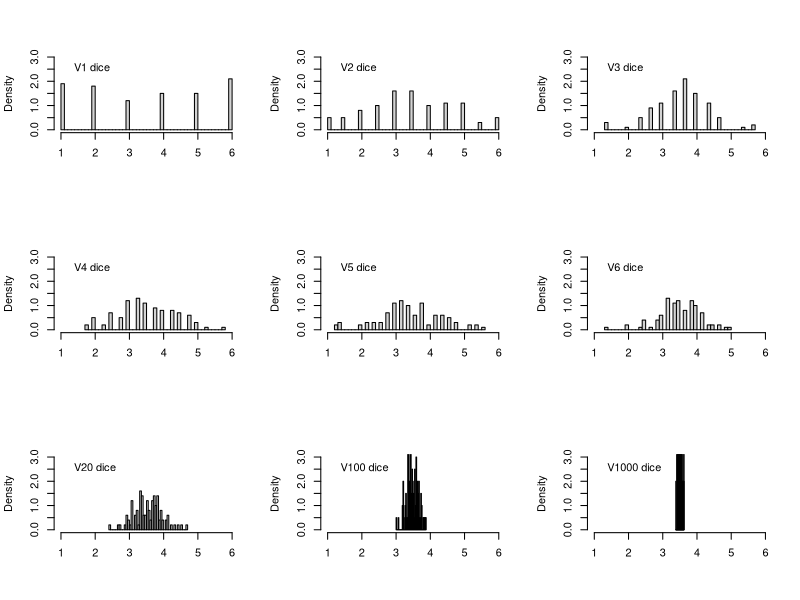
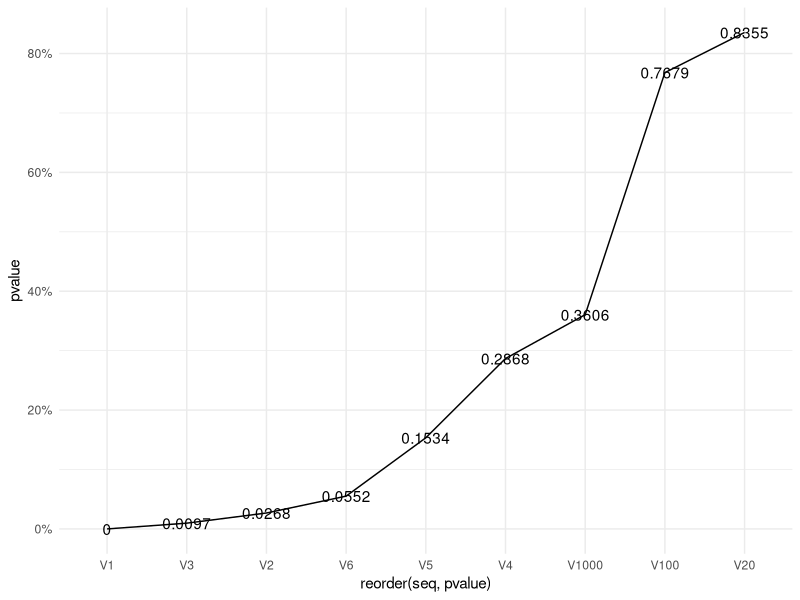
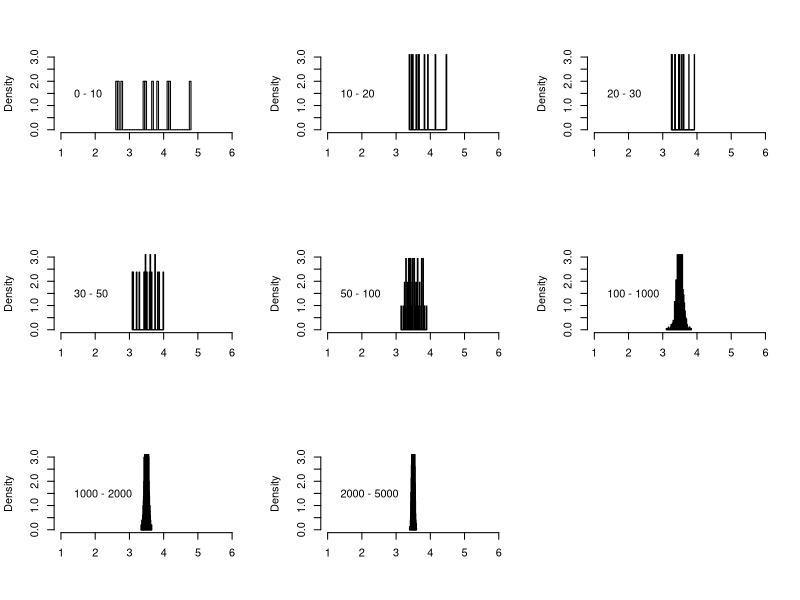
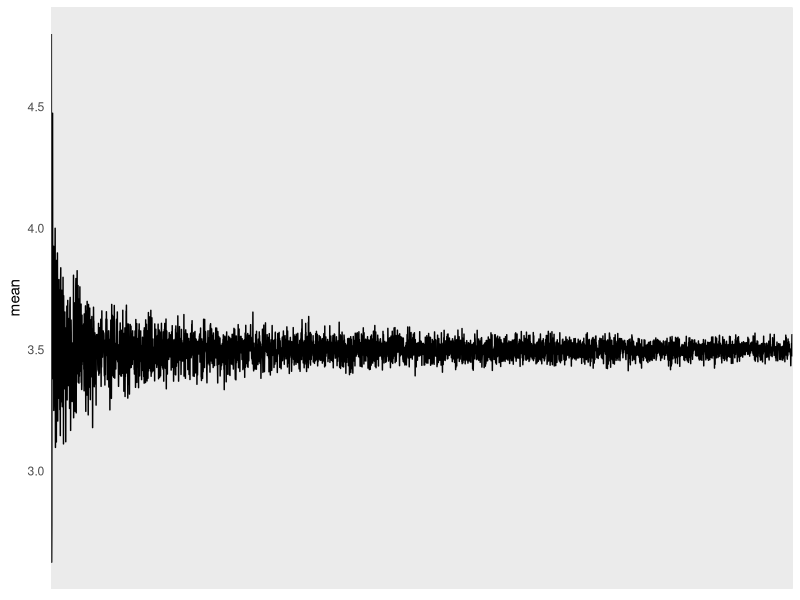
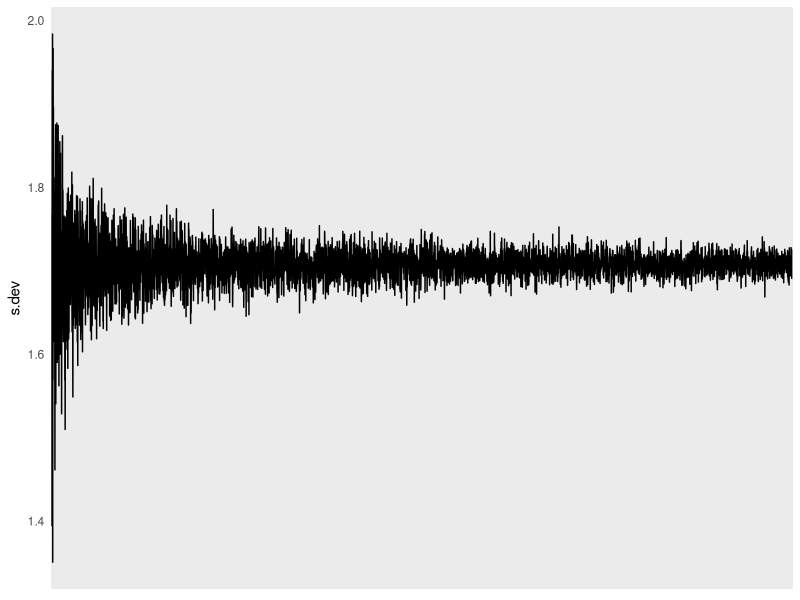
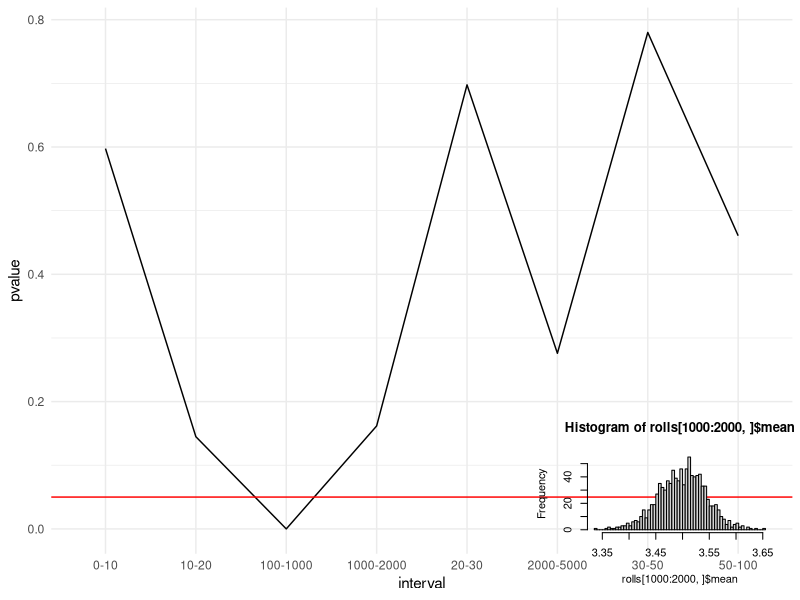
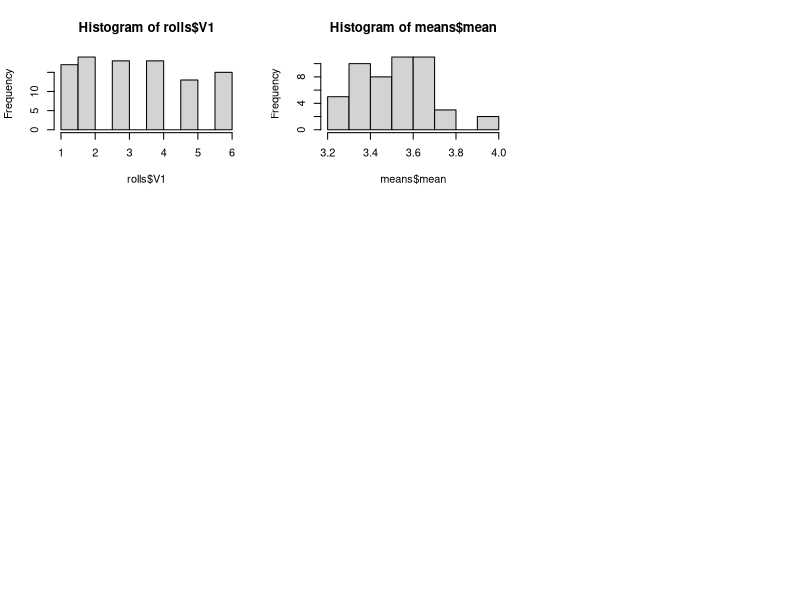

Reproduce these figures in R, in order.
library(dplyr)
library(ggplot2)
library(tidyr)
#####################################################
# Lei dos Grandes Números e Teoria do Limite Central
#####################################################

#+ Exemplo 1:
#+ Média de 1 a 1000 lançamentos de dados

set.seed(1)

dice.seq <- c(1:6, 20, 100, 1000)

rolls <- data.frame()

#Calcula a média de n lançamentos aleatórios de um dado por n repetições
for(i in dice.seq) {
  print(i)
  #calcula a média de 1,2,3,4,5,6...20....100 e 1000 lançamentos
  aux <- as.data.frame(replicate(100, mean(sample(1:6, i, replace=TRUE))))
  colnames(aux) <- paste("V",i, sep = "")
  #gera um dataframe com as médias dos lançamentos
  if (length(rolls) <= 0) rolls <- aux
  else rolls <- cbind(rolls, aux)
}

#ploting charts
par(mfrow = c(3, 3)) 

for(i in seq(1:9)) {
  hist(rolls[,i], breaks=50, xlim=c(1, 6), ylim=c(0, 3), freq=FALSE, main="", xlab="")
  legend("topleft", paste(colnames(rolls[i]), "dice"), bty="n")
}

pvalues <- data.frame()
#teste de normalidade
for(i in seq(1:9)) {
  #+Null Hypothesis (H₀): The data IS normally distributed
  #+Alternative Hypothesis (H₁): The data is NOT normally distributed.
  normal <- shapiro.test(rolls[,i])
  pvalues <- rbind(pvalues, c(colnames(rolls[i]), as.numeric(normal$p.value), (normal$p.value >= 0.05)))
}
colnames(pvalues) <- c("seq","pvalue","is.normal")
pvalues$pvalue <- round(as.numeric(pvalues$pvalue), 4)

pvalues %>% 
  ggplot(aes(x=reorder(seq, pvalue), y=pvalue, group=1)) + 
  geom_line() +
  geom_text(aes(label = pvalue)) +
  theme_minimal() +
  scale_y_continuous(label = scales::percent)
#  geom_hline(yintercept = 0.05, colour = "red")


#############################
#+ Exemplo 2:
#+ Simulação:
#+ Média de 10, 20, 30, 50 e 100 lançamentos (possibilidades de 1 a 6)
#############################
pvalues <- data.frame()
rolls   <- data.frame()

pval.seq <- c(10, 20, 30, 50, 100, 1000, 2000, 5000)

for(i in 5:5000) {
  #calcula a média de 1,2,3,4,5,6...20....100 e 1000 lançamentos
  samples     <- sample(1:6, i, replace=TRUE)
  roll.number <- i
  s.dev       <- sd(samples)
  aux         <- data.frame(rolls = roll.number, mean=mean(samples), s.dev = s.dev)
  #gera um dataframe com as médias dos lançamentos
  rolls       <- rbind(rolls, aux)
}

#calcula o p-value para cada intervalo de tamanho de amostra
pos.ini <- 0
for(i in pval.seq){
  normal  <- shapiro.test(rolls[pos.ini:i,]$mean)
  pvalues <- rbind(pvalues, data.frame(interval = paste(pos.ini,"-",i,sep = ""), pvalue = normal$p.value))
  pos.ini <- i
}

par(mfrow = c(3, 3)) 
pos.ini <- 0
for(i in pval.seq){
  hist(rolls[pos.ini:i,]$mean, breaks=50, xlim=c(1, 6), ylim=c(0, 3), freq=FALSE, main="", xlab="")
  legend("left", paste(pos.ini,"-",i), bty="n")
  pos.ini <- i
}

#gráfico das médias e quantidade de lançamentos
rolls %>% 
  ggplot(aes(x=reorder(mean, rolls), y=mean, group=1)) + 
  geom_line() +
  theme_minimal() + 
  theme(axis.title.x=element_blank(),
        axis.text.x=element_blank(),
        axis.ticks.x=element_blank())
#  geom_hline(yintercept = 0.05, colour = "red")

rolls %>% 
  ggplot(aes(x=reorder(s.dev, rolls), y=s.dev, group=1)) + 
  geom_line() +
  theme_minimal() + 
  theme(axis.title.x=element_blank(),
        axis.text.x=element_blank(),
        axis.ticks.x=element_blank())
#  geom_hline(yintercept = 0.05, colour = "red")

pvalues %>% 
  ggplot(aes(x=interval, y=pvalue, group=1)) + 
  geom_line() +
  theme_minimal() +
  geom_hline(yintercept = 0.05, colour = "red")


hist(rolls[1000:2000,]$mean, breaks = 100)



#############################
#+ Exemplo 3:
#############################

rolls <- as.data.frame(replicate(50, sample(1:6, 100, replace=TRUE)))

means <- rolls %>% summarise(across(everything(), ~ mean(.x, na.rm = TRUE)))
means <- means %>% pivot_longer(cols = starts_with("V"), values_to = "mean")

#teste normalidade uma amostra
shapiro.test(rolls$V1)
hist(rolls$V1)

#teste normalidade, média das amostras
hist(means$mean)
shapiro.test(means$mean)
#+Null Hypothesis (H₀): The data IS normally distributed
#+Alternative Hypothesis (H₁): The data is NOT normally distributed.
